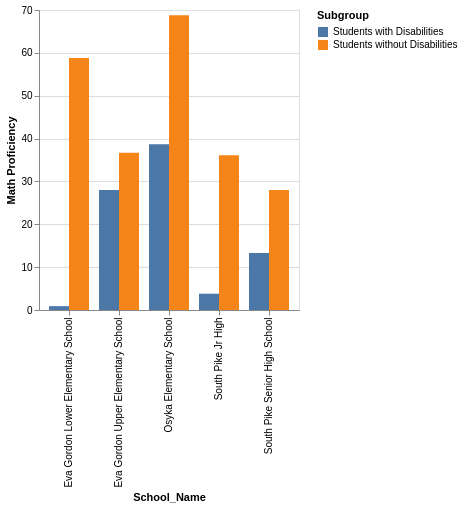

Notebook code cell kept with this figure:
### Code cell
south_pike = sped_schools_copy[sped_schools_copy["District_Name"] == "South Pike School District"]
alt.Chart(south_pike).mark_bar().encode(
    x = "School_Name:O",
    y = "Math Proficiency:Q",
    xOffset= "Subgroup:N",
    color = "Subgroup:N"
)

### Figure 1 — Vega-Lite specification as saved in the notebook (floating-point values rounded to 4 significant figures)
{"config": {"view": {"continuousWidth": 300, "continuousHeight": 300}}, "data": {"name": "data-2e309f7f8c84d2b78b41401c2a8630d1"}, "mark": {"type": "bar"}, "encoding": {"color": {"field": "Subgroup", "type": "nominal"}, "x": {"field": "School_Name", "type": "ordinal"}, "xOffset": {"field": "Subgroup", "type": "nominal"}, "y": {"field": "Math Proficiency", "type": "quantitative"}}, "$schema": "https://vega.github.io/schema/vega-lite/v6.4.1.json", "datasets": {"data-2e309f7f8c84d2b78b41401c2a8630d1": [{"District_Name": "South Pike School District", "School_Name": "Eva Gordon Lower Elementary School", "Subgroup": "Students with Disabilities", "Math Proficiency": 0.9, "English Proficiency": 12.5, "US History Proficiency": null, "Science Proficiency": null}, {"District_Name": "South Pike School District", "School_Name": "Eva Gordon Lower Elementary School", "Subgroup": "Students without Disabilities", "Math Proficiency": 58.8, "English Proficiency": 41.2, "US History Proficiency": null, "Science Proficiency": null}, {"District_Name": "South Pike School District", "School_Name": "Eva Gordon Upper Elementary School", "Subgroup": "Students with Disabilities", "Math Proficiency": 28.0, "English Proficiency": 28.0, "US History Proficiency": null, "Science Proficiency": 38.9}, {"District_Name": "South Pike School District", "School_Name": "Eva Gordon Upper Elementary School", "Subgroup": "Students without Disabilities", "Math Proficiency": 36.7, "English Proficiency": 39.5, "US History Proficiency": null, "Science Proficiency": 56.6}, {"District_Name": "South Pike School District", "School_Name": "Osyka Elementary School", "Subgroup": "Students with Disabilities", "Math Proficiency": 38.7, "English Proficiency": 22.6, "US History Proficiency": null, "Science Proficiency": null}, {"District_Name": "South Pike School District", "School_Name": "Osyka Elementary School", "Subgroup": "Students without Disabilities", "Math Proficiency": 68.8, "English Proficiency": 78.8, "US History Proficiency": null, "Science Proficiency": 80.8}, {"District_Name": "South Pike School District", "School_Name": "South Pike Jr High", "Subgroup": "Students with Disabilities", "Math Proficiency": 3.8, "English Proficiency": 11.1, "US History Proficiency": null, "Science Proficiency": 11.8}, {"District_Name": "South Pike School District", "School_Name": "South Pike Jr High", "Subgroup": "Students without Disabilities", "Math Proficiency": 36.1, "English Proficiency": 32.2, "US History Proficiency": null, "Science Proficiency": 44.2}, {"District_Name": "South Pike School District", "School_Name": "South Pike Senior High School", "Subgroup": "Students with Disabilities", "Math Proficiency": 13.3, "English Proficiency": 26.7, "US History Proficiency": null, "Science Proficiency": 23.1}, {"District_Name": "South Pike School District", "School_Name": "South Pike Senior High School", "Subgroup": "Students without Disabilities", "Math Proficiency": 28.0, "English Proficiency": 26.8, "US History Proficiency": 62.7, "Science Proficiency": 31.6}]}}
